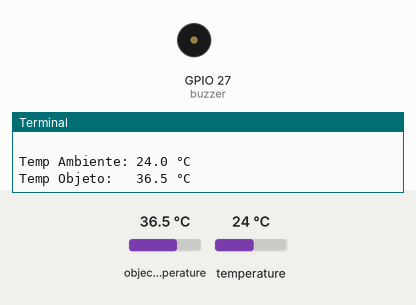
Bench run of a program on a simulated Raspberry Pi (BCM pin numbers). On the bench: buzzer (waves = sounding, pin HIGH), the last lines printed to the terminal. Inputs (shaded band) come from the test bench; at power-on: object temperature 36.5 °C, temperature 24 °C.

Above: at 1.2 s.
1.3 s: object temperature set to 39 °C
At 3.1 s:
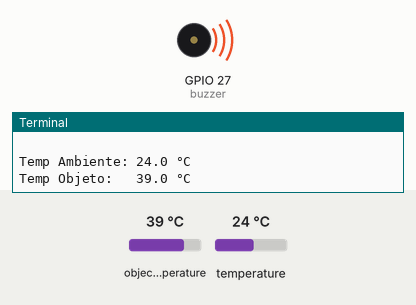
7.9 s: object temperature set to 20 °C
At 9.0 s:
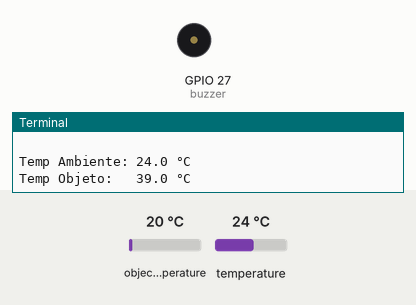
Timing chart, 0 to 10.9 s (numbered marks = the images above; inputs shaded):
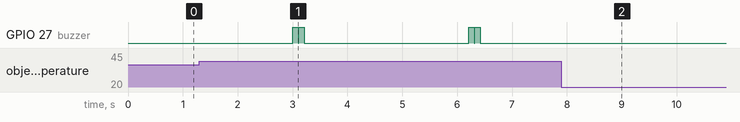

Measured:
- after the input at 7.9 s, GPIO 27 (buzzer): stops changing and stays LOW

The program:

buzzer.py
```python
import digitalio
import board
import time
import busio as io
import adafruit_mlx90614 as mlx

i2c = io.I2C(board.SCL, board.SDA, frequency=100000)
lec = mlx.MLX90614(i2c)
buzzer = digitalio.DigitalInOut(board.D27)
buzzer.direction = digitalio.Direction.OUTPUT

def temp_lect():
	global text, tuser
	text = lec.ambient_temperature
	tuser = lec.object_temperature
	return text, tuser

while True:
	temp_lect()
	print("""\nTemp Ambiente: {0:0.1f} °C\nTemp Objeto:   {1:0.1f} °C""".format(text, tuser))
	if tuser > 37:
		buzzer.value = True
		time.sleep(0.1)
		buzzer.value = False
		time.sleep(0.01)
		buzzer.value = True
		time.sleep(0.1)
		buzzer.value = False
	elif tuser == 36 or tuser == 37:
		buzzer.value = True
		time.sleep(0.1)
		buzzer.value = False
	time.sleep(3)
```
